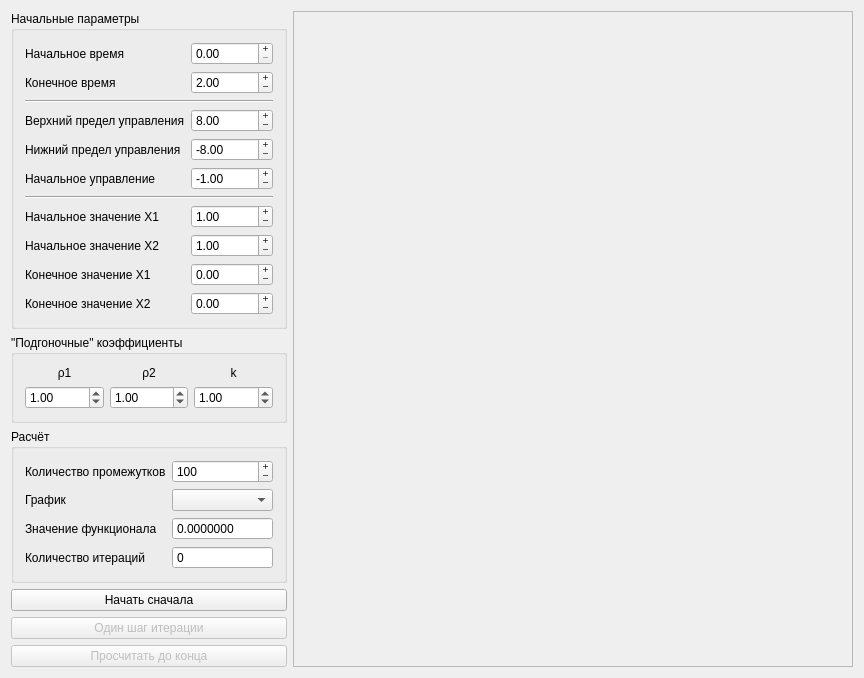
<?xml version="1.0" encoding="UTF-8"?>
<ui version="4.0">
 <class>MainWindow</class>
 <widget class="QMainWindow" name="MainWindow">
  <property name="geometry">
   <rect>
    <x>0</x>
    <y>0</y>
    <width>864</width>
    <height>677</height>
   </rect>
  </property>
  <property name="windowTitle">
   <string>Метод Крылова-Черноусько</string>
  </property>
  <widget class="QWidget" name="centralWidget">
   <layout class="QGridLayout" name="gridLayout_2">
    <item row="0" column="0" colspan="4">
     <widget class="QGroupBox" name="groupBox">
      <property name="title">
       <string>Начальные параметры</string>
      </property>
      <layout class="QGridLayout" name="gridLayout">
       <item row="5" column="1">
        <widget class="QDoubleSpinBox" name="spinStartControl">
         <property name="buttonSymbols">
          <enum>QAbstractSpinBox::PlusMinus</enum>
         </property>
         <property name="minimum">
          <double>-100.000000000000000</double>
         </property>
         <property name="maximum">
          <double>100.000000000000000</double>
         </property>
         <property name="value">
          <double>-1.000000000000000</double>
         </property>
        </widget>
       </item>
       <item row="3" column="0">
        <widget class="QLabel" name="label_5">
         <property name="text">
          <string>Верхний предел управления</string>
         </property>
        </widget>
       </item>
       <item row="4" column="0">
        <widget class="QLabel" name="label_6">
         <property name="text">
          <string>Нижний предел управления</string>
         </property>
        </widget>
       </item>
       <item row="4" column="1">
        <widget class="QDoubleSpinBox" name="spinMinControl">
         <property name="buttonSymbols">
          <enum>QAbstractSpinBox::PlusMinus</enum>
         </property>
         <property name="minimum">
          <double>-100.000000000000000</double>
         </property>
         <property name="value">
          <double>-8.000000000000000</double>
         </property>
        </widget>
       </item>
       <item row="3" column="1">
        <widget class="QDoubleSpinBox" name="spinMaxControl">
         <property name="buttonSymbols">
          <enum>QAbstractSpinBox::PlusMinus</enum>
         </property>
         <property name="minimum">
          <double>-100.000000000000000</double>
         </property>
         <property name="maximum">
          <double>100.000000000000000</double>
         </property>
         <property name="value">
          <double>8.000000000000000</double>
         </property>
        </widget>
       </item>
       <item row="5" column="0">
        <widget class="QLabel" name="label_4">
         <property name="text">
          <string>Начальное управление</string>
         </property>
        </widget>
       </item>
       <item row="11" column="1">
        <widget class="QDoubleSpinBox" name="spinEndX1">
         <property name="buttonSymbols">
          <enum>QAbstractSpinBox::PlusMinus</enum>
         </property>
         <property name="minimum">
          <double>-100.000000000000000</double>
         </property>
         <property name="maximum">
          <double>100.000000000000000</double>
         </property>
         <property name="value">
          <double>0.000000000000000</double>
         </property>
        </widget>
       </item>
       <item row="9" column="0">
        <widget class="QLabel" name="label_8">
         <property name="text">
          <string>Начальное значение X1</string>
         </property>
        </widget>
       </item>
       <item row="10" column="1">
        <widget class="QDoubleSpinBox" name="spinStartX2">
         <property name="buttonSymbols">
          <enum>QAbstractSpinBox::PlusMinus</enum>
         </property>
         <property name="minimum">
          <double>-100.000000000000000</double>
         </property>
         <property name="maximum">
          <double>100.000000000000000</double>
         </property>
         <property name="value">
          <double>1.000000000000000</double>
         </property>
        </widget>
       </item>
       <item row="9" column="1">
        <widget class="QDoubleSpinBox" name="spinStartX1">
         <property name="buttonSymbols">
          <enum>QAbstractSpinBox::PlusMinus</enum>
         </property>
         <property name="minimum">
          <double>-100.000000000000000</double>
         </property>
         <property name="maximum">
          <double>100.000000000000000</double>
         </property>
         <property name="value">
          <double>1.000000000000000</double>
         </property>
        </widget>
       </item>
       <item row="10" column="0">
        <widget class="QLabel" name="label_9">
         <property name="text">
          <string>Начальное значение X2</string>
         </property>
        </widget>
       </item>
       <item row="12" column="1">
        <widget class="QDoubleSpinBox" name="spinEndX2">
         <property name="buttonSymbols">
          <enum>QAbstractSpinBox::PlusMinus</enum>
         </property>
         <property name="minimum">
          <double>-100.000000000000000</double>
         </property>
         <property name="maximum">
          <double>100.000000000000000</double>
         </property>
        </widget>
       </item>
       <item row="11" column="0">
        <widget class="QLabel" name="label_10">
         <property name="text">
          <string>Конечное значение Х1</string>
         </property>
        </widget>
       </item>
       <item row="12" column="0">
        <widget class="QLabel" name="label_11">
         <property name="text">
          <string>Конечное значение Х2</string>
         </property>
        </widget>
       </item>
       <item row="0" column="0">
        <widget class="QLabel" name="label">
         <property name="text">
          <string>Начальное время</string>
         </property>
        </widget>
       </item>
       <item row="2" column="0" colspan="2">
        <widget class="Line" name="line">
         <property name="orientation">
          <enum>Qt::Horizontal</enum>
         </property>
        </widget>
       </item>
       <item row="0" column="1">
        <widget class="QDoubleSpinBox" name="spinStartTime">
         <property name="buttonSymbols">
          <enum>QAbstractSpinBox::PlusMinus</enum>
         </property>
        </widget>
       </item>
       <item row="1" column="1">
        <widget class="QDoubleSpinBox" name="spinEndTime">
         <property name="buttonSymbols">
          <enum>QAbstractSpinBox::PlusMinus</enum>
         </property>
         <property name="value">
          <double>2.000000000000000</double>
         </property>
        </widget>
       </item>
       <item row="1" column="0">
        <widget class="QLabel" name="label_2">
         <property name="text">
          <string>Конечное время</string>
         </property>
        </widget>
       </item>
       <item row="6" column="0" colspan="2">
        <widget class="Line" name="line_2">
         <property name="orientation">
          <enum>Qt::Horizontal</enum>
         </property>
        </widget>
       </item>
      </layout>
     </widget>
    </item>
    <item row="2" column="0" rowspan="2" colspan="4">
     <widget class="QGroupBox" name="groupBox_2">
      <property name="title">
       <string>Расчёт</string>
      </property>
      <layout class="QGridLayout" name="gridLayout_3">
       <item row="4" column="0">
        <widget class="QLabel" name="label_12">
         <property name="text">
          <string>Значение функционала</string>
         </property>
        </widget>
       </item>
       <item row="1" column="0">
        <widget class="QLabel" name="label_3">
         <property name="text">
          <string>График</string>
         </property>
        </widget>
       </item>
       <item row="4" column="1">
        <widget class="QDoubleSpinBox" name="spinFunctional">
         <property name="readOnly">
          <bool>true</bool>
         </property>
         <property name="buttonSymbols">
          <enum>QAbstractSpinBox::NoButtons</enum>
         </property>
         <property name="decimals">
          <number>7</number>
         </property>
         <property name="maximum">
          <double>99999999.000000000000000</double>
         </property>
        </widget>
       </item>
       <item row="1" column="1">
        <widget class="QComboBox" name="comboBox"/>
       </item>
       <item row="5" column="0">
        <widget class="QLabel" name="label_13">
         <property name="text">
          <string>Количество итераций</string>
         </property>
        </widget>
       </item>
       <item row="5" column="1">
        <widget class="QSpinBox" name="spinIterations">
         <property name="readOnly">
          <bool>true</bool>
         </property>
         <property name="buttonSymbols">
          <enum>QAbstractSpinBox::NoButtons</enum>
         </property>
        </widget>
       </item>
       <item row="0" column="0">
        <widget class="QLabel" name="label_7">
         <property name="text">
          <string>Количество промежутков</string>
         </property>
        </widget>
       </item>
       <item row="0" column="1">
        <widget class="QSpinBox" name="spinSteps">
         <property name="buttonSymbols">
          <enum>QAbstractSpinBox::PlusMinus</enum>
         </property>
         <property name="maximum">
          <number>10000</number>
         </property>
         <property name="value">
          <number>100</number>
         </property>
        </widget>
       </item>
      </layout>
     </widget>
    </item>
    <item row="1" column="0" colspan="4">
     <widget class="QGroupBox" name="groupBox_3">
      <property name="title">
       <string>&quot;Подгоночные&quot; коэффициенты</string>
      </property>
      <layout class="QGridLayout" name="gridLayout_4">
       <item row="3" column="0">
        <widget class="QDoubleSpinBox" name="spinRo1">
         <property name="minimum">
          <double>-100.000000000000000</double>
         </property>
         <property name="maximum">
          <double>100.000000000000000</double>
         </property>
         <property name="value">
          <double>1.000000000000000</double>
         </property>
        </widget>
       </item>
       <item row="2" column="0">
        <widget class="QLabel" name="label_15">
         <property name="text">
          <string>ρ1</string>
         </property>
         <property name="alignment">
          <set>Qt::AlignCenter</set>
         </property>
        </widget>
       </item>
       <item row="2" column="1">
        <widget class="QLabel" name="label_14">
         <property name="text">
          <string>ρ2</string>
         </property>
         <property name="alignment">
          <set>Qt::AlignCenter</set>
         </property>
        </widget>
       </item>
       <item row="2" column="2">
        <widget class="QLabel" name="label_16">
         <property name="text">
          <string>k</string>
         </property>
         <property name="alignment">
          <set>Qt::AlignCenter</set>
         </property>
        </widget>
       </item>
       <item row="3" column="1">
        <widget class="QDoubleSpinBox" name="spinRo2">
         <property name="minimum">
          <double>-100.000000000000000</double>
         </property>
         <property name="maximum">
          <double>100.000000000000000</double>
         </property>
         <property name="value">
          <double>1.000000000000000</double>
         </property>
        </widget>
       </item>
       <item row="3" column="2">
        <widget class="QDoubleSpinBox" name="spinK">
         <property name="minimum">
          <double>-100.000000000000000</double>
         </property>
         <property name="maximum">
          <double>100.000000000000000</double>
         </property>
         <property name="value">
          <double>1.000000000000000</double>
         </property>
        </widget>
       </item>
      </layout>
     </widget>
    </item>
    <item row="6" column="0" colspan="4">
     <widget class="QPushButton" name="buttonCalculateAll">
      <property name="enabled">
       <bool>false</bool>
      </property>
      <property name="text">
       <string>Просчитать до конца</string>
      </property>
     </widget>
    </item>
    <item row="5" column="0" colspan="4">
     <widget class="QPushButton" name="buttonCalculate">
      <property name="enabled">
       <bool>false</bool>
      </property>
      <property name="text">
       <string>Один шаг итерации</string>
      </property>
     </widget>
    </item>
    <item row="4" column="0" colspan="4">
     <widget class="QPushButton" name="buttonStartCalculation">
      <property name="text">
       <string>Начать сначала</string>
      </property>
     </widget>
    </item>
    <item row="0" column="4" rowspan="7">
     <widget class="QFrame" name="frame">
      <property name="sizePolicy">
       <sizepolicy hsizetype="Expanding" vsizetype="Preferred">
        <horstretch>0</horstretch>
        <verstretch>0</verstretch>
       </sizepolicy>
      </property>
      <property name="frameShape">
       <enum>QFrame::StyledPanel</enum>
      </property>
      <property name="frameShadow">
       <enum>QFrame::Raised</enum>
      </property>
      <layout class="QHBoxLayout" name="horizontalLayout">
       <item>
        <widget class="QChartView" name="chart" native="true"/>
       </item>
      </layout>
     </widget>
    </item>
   </layout>
  </widget>
 </widget>
 <layoutdefault spacing="6" margin="11"/>
 <customwidgets>
  <customwidget>
   <class>QChartView</class>
   <extends>QWidget</extends>
   <header location="global">QtCharts</header>
   <container>1</container>
  </customwidget>
 </customwidgets>
 <resources/>
 <connections/>
</ui>
